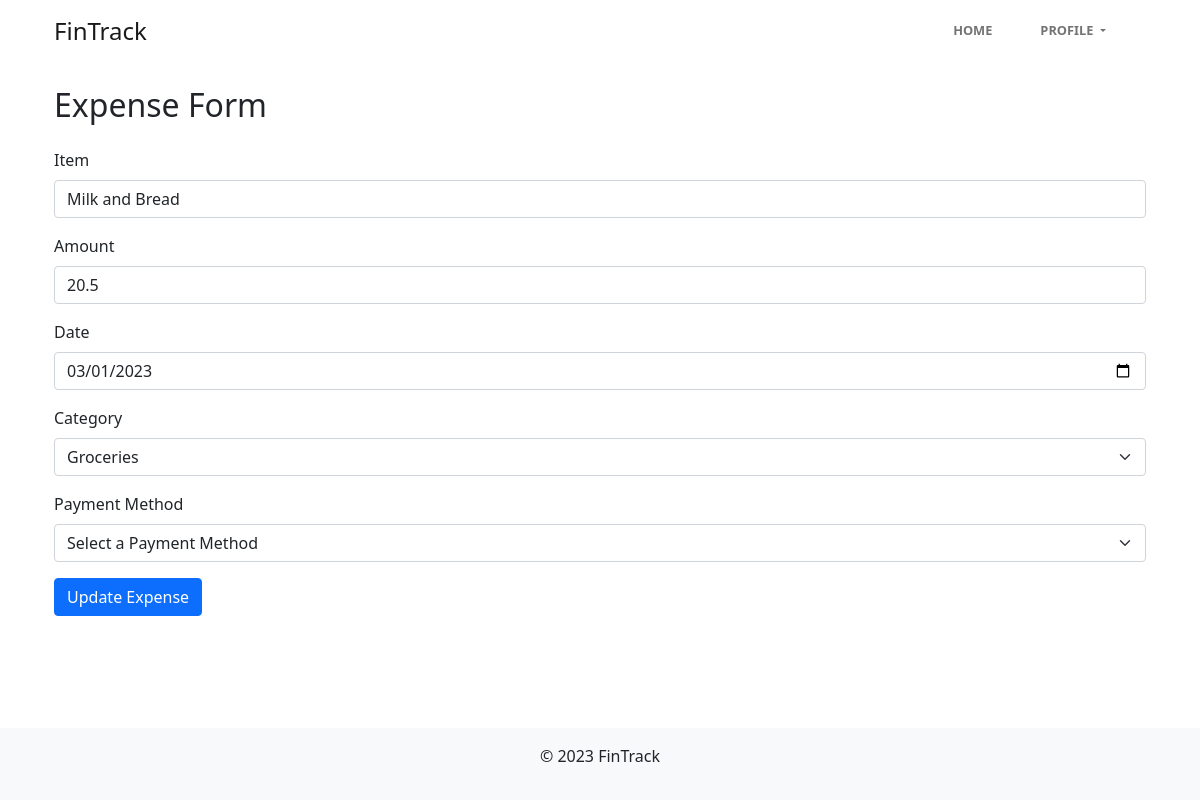
Page /editexpense/1 (signed in) on the earlier database version.
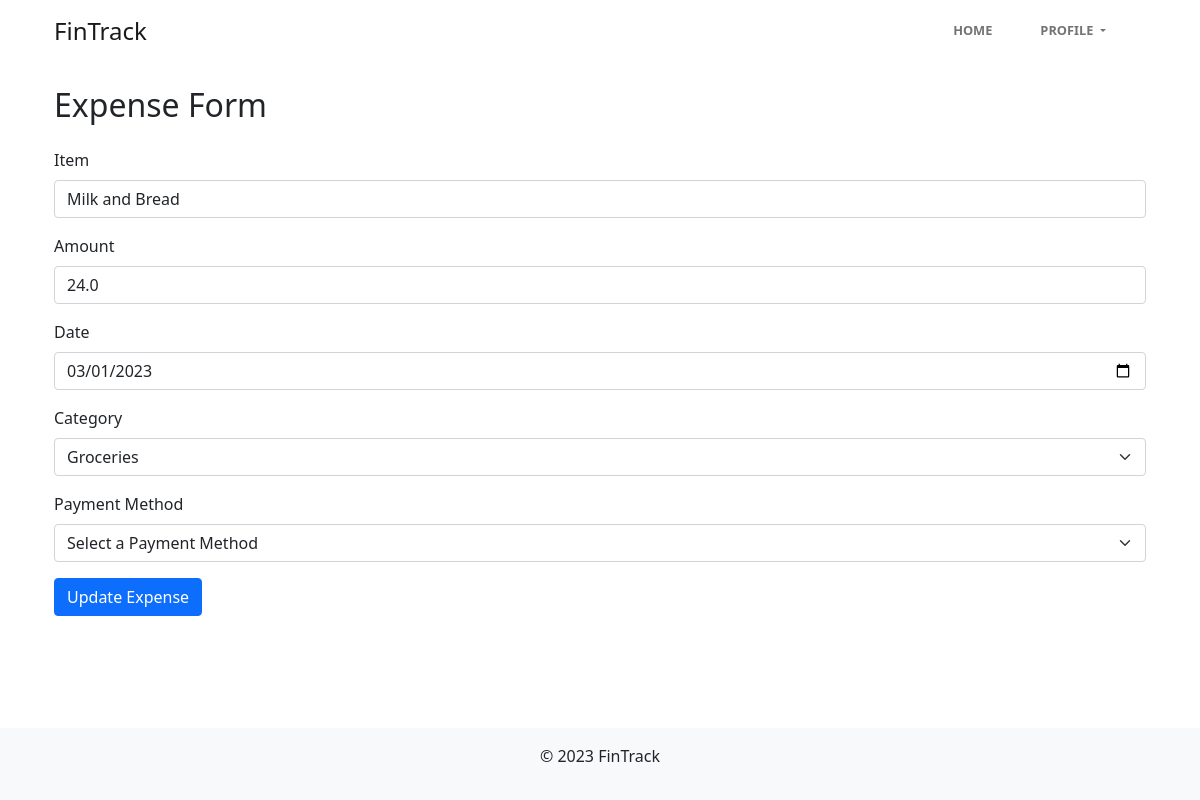
Same page on the later database version.
### tables this page shows
CREATE TABLE ExpenseItem
(
    ExpenseID  INTEGER PRIMARY KEY AUTOINCREMENT,
    UserID     INTEGER NOT NULL,
    Item       TEXT    NOT NULL,
    Amount     REAL    NOT NULL,
    Date       DATE    NOT NULL,
    CategoryID INTEGER NOT NULL,
    FOREIGN KEY (UserID) REFERENCES User (UserID) ON DELETE CASCADE,
    FOREIGN KEY (CategoryID) REFERENCES Category (CategoryID)
);

CREATE TABLE Category
(
    CategoryID   INTEGER PRIMARY KEY AUTOINCREMENT,
    CategoryName TEXT UNIQUE NOT NULL
);

### app.py (the view, shortened to what this page needs)
@app.route('/editexpense/<int:expenseID>', methods = ['GET', 'POST'])
@login_required
def editExpense(expenseID):
    db = get_db()
    cursor = db.cursor()
    if request.method == 'GET':
        cursor.execute('SELECT * FROM ExpenseItem WHERE UserID = ?', (session['userID'],))
        expense = cursor.fetchone()
        if expense is None:
            return redirect(url_for('expenseForm'))
        cursor.execute('SELECT CategoryID, CategoryName FROM Category')
        categories = cursor.fetchall()
        cursor.execute('SELECT PaymentMethodID, PaymentMethodName FROM PaymentMethod WHERE UserID = ?',
                       (session['userID'],))
        paymentMethods = cursor.fetchall()
        return render_template('Authenticated/editexpenses.html', expense = expense, categories = categories,
                               payment_methods = paymentMethods)

### db.py (called while the page is built)
def get_db():
    if 'db' not in g:
        g.db = sqlite3.connect(
            current_app.config['DATABASE'],
            detect_types = sqlite3.PARSE_DECLTYPES
        )
        g.db.row_factory = sqlite3.Row
    return g.db

### helpers/loginAuth.py (called while the page is built)
def login_required(f):
    @wraps(f)
    def decorated_function(*args, **kwargs):
        if 'loggedin' not in session:
            flash('You need to be logged in to access this page.', 'danger')
            return redirect(url_for('login'))
        return f(*args, **kwargs)
    return decorated_function

### templates/Authenticated/editexpenses.html (shortened to what this page needs)
{% extends 'Authenticated/authenticated_base.html' %}
{% block content %}
<div class="container mt-4">
    <h2 class="mb-4">Expense Form</h2>
    <form method="POST" id="expenseForm">
        <div class="mb-3">
            <label for="item" class="form-label">Item</label>
            <input type="text" class="form-control" id="item" name="item" required value="{{ expense.Item }}">
        </div>
        <div class="mb-3">
            <label for="amount" class="form-label">Amount</label>
            <input type="number" class="form-control" id="amount" name="amount" step="0.01" required value="{{ expense.amount }}">
        </div>
        <div class="mb-3">
            <label for="date" class="form-label">Date</label>
            <input type="date" class="form-control" id="date" name="date" required value="{{ expense.date }}">
        </div>
        <div class="mb-3">
            <label for="category-select" class="form-label">Category</label>
            <select class="form-select" id="category-select" name="category">
                {% for category in categories %}
                <option value="{{ category.CategoryID }}" {% if category.CategoryID == expense.CategoryID %} selected {% endif %}>{{ category.CategoryName }}</option>
                {% endfor %}
            </select>
        </div>
        <div class="mb-3">
            <label for="payment-method-select" class="form-label">Payment Method</label>
            <select class="form-select" id="payment-method-select" name="payment-method-select">
                <option value="">Select a Payment Method</option>
            </select>
        </div>
        <button type="submit" class="btn btn-primary">Update Expense</button>
    </form>
</div>
{% endblock %}

Differences in the rows shown:
changed ExpenseItem "Milk and Bread": amount "20.5" → "24.0"
